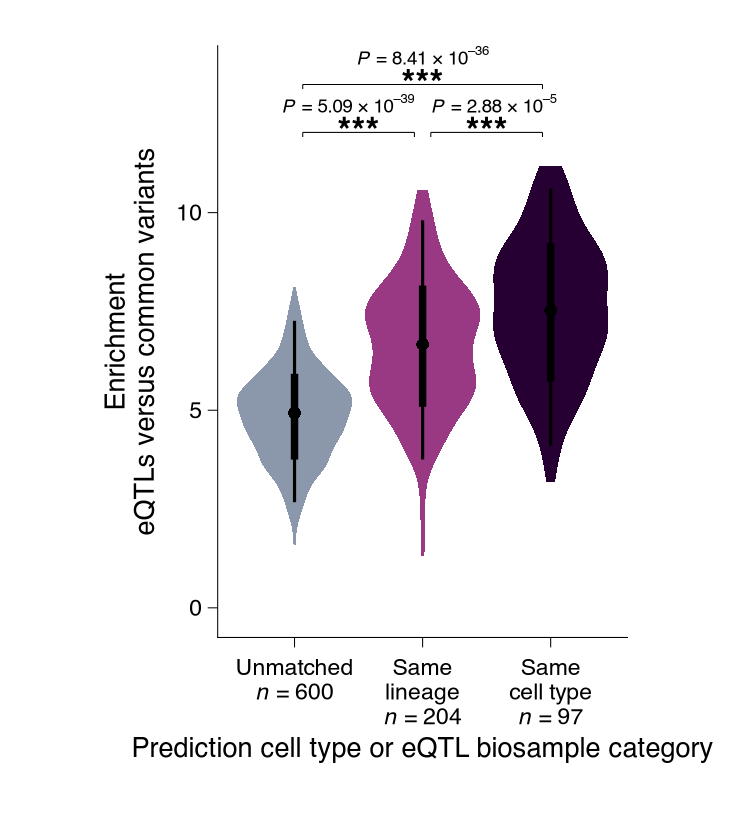

The R source for this figure:
# eQTL enrichment by prediction cell type category, in the style of scE2G Fig. 5b:
# violins (no outline) + ggdist-style point-interval, Wilcoxon brackets, category/n label rows.
#   Rscript eqtl_violin.R   # -> eqtl_violin.{pdf,png}
suppressPackageStartupMessages({ library(ggplot2); library(dplyr); library(patchwork) })
source("R/theme_sce2g.R")
S <- sce2g$type$size_pt
txt <- function(size = S$tick_label) size / .pt

d <- read.csv("eqtl_enrichment.csv") %>%
  mutate(category = factor(category, c("unmatched", "same_lineage", "same_cell_type")))
cols <- c(unmatched = "#8B98AC", same_lineage = "#9A3983", same_cell_type = "#260032")
names_rows <- list(unmatched = "Unmatched", same_lineage = c("Same", "lineage"), same_cell_type = c("Same", "cell type"))
n <- table(d$category)

# --- stats: two-sided Wilcoxon rank-sum, plotmath labels with the exponent as a superscript ---
wt <- function(a, b) wilcox.test(d$enrichment[d$category == a], d$enrichment[d$category == b])$p.value
p_lab <- function(p) {
  if (p >= 1e-3) return(sprintf("italic(P)*' = %s'", signif(p, 3)))
  e <- floor(log10(p)); sprintf("italic(P)*' = %.2f × '*10^'–%d'", p / 10^e, -e)
}
stars <- function(p) if (p < 1e-3) "***" else if (p < 1e-2) "**" else if (p < 0.05) "*" else "NS"
cmp <- tibble(x1 = c(1, 2, 1), x2 = c(2, 3, 3), row = c(1, 1, 2)) %>%
  rowwise() %>% mutate(p = wt(levels(d$category)[x1], levels(d$category)[x2])) %>% ungroup() %>%
  group_by(row) %>% mutate(hj = if (n() == 1) 0.5 else ifelse(x1 == min(x1), 1, 0)) %>% ungroup()

# --- vertical layout in printed points, converted to data units (panel is 50.1 mm = 142 pt tall) ---
top <- max(d$enrichment)
y_max_axis <- ceiling(top / 5) * 5                        # tick every 5
# data units per printed pt: the panel (142 pt) holds 5 % padding below 0, the violins, and a 28.8 pt bracket stack
u <- (top + 0.05 * y_max_axis) / (142 - 8 - 11.5 - 4.8 - 4.5)
pt <- function(x) x * u
# bracket rows: first row 8 pt above the tallest violin, second 11.5 pt higher (paper uses 9.6, which lets the superscripts touch the bar above); P text baseline 4.8 pt above each bar
y_row <- top + pt(8) + (cmp$row - 1) * pt(11.5)
y_lim <- c(-0.05 * y_max_axis, max(y_row) + pt(4.8) + pt(4.5))

lab <- function(x, y, label, size = S$tick_label, ...) annotate("text", x = x, y = y, label = label, size = txt(size), family = sce2g_font, vjust = 0, ...)
row_y <- function(i) y_lim[1] - pt(9) - (i - 1) * pt(5.9)  # label rows under the axis, 5.9 pt apart

p <- ggplot(d, aes(category, enrichment)) +
  geom_violin(aes(fill = category), colour = NA, width = 0.9, scale = "width") +
  scale_fill_manual(values = cols, guide = "none") +
  stat_pointinterval_sce2g() +
  # brackets: 0.25 pt, 1.1 pt down-ticks; stars 8.5 pt below the bar, P 4.5 pt above
  lapply(seq_len(nrow(cmp)), function(i) list(
    annotate("segment", x = cmp$x1[i] + .064, xend = cmp$x2[i] - .064, y = y_row[i], yend = y_row[i], linewidth = pt_mm(sce2g$stroke_pt$bracket)),
    annotate("segment", x = c(cmp$x1[i] + .064, cmp$x2[i] - .064), xend = c(cmp$x1[i] + .064, cmp$x2[i] - .064),
             y = y_row[i], yend = y_row[i] - pt(1.1), linewidth = pt_mm(sce2g$stroke_pt$bracket)),
    lab((cmp$x1[i] + cmp$x2[i]) / 2, y_row[i] - pt(2.5), stars(cmp$p[i]), S$stars, fontface = "bold"),
    # P values: centred when a bracket has its row to itself; brackets sharing a row align their P outward from the shared category
    lab(c(cmp$x2[i] - .064, (cmp$x1[i] + cmp$x2[i]) / 2, cmp$x1[i] + .064)[3 - cmp$hj[i] * 2], y_row[i] + pt(4.8), p_lab(cmp$p[i]), S$annotation, parse = TRUE, hjust = cmp$hj[i]))) +
  # category labels as rows under the axis, italic n on the last line
  lapply(1:3, function(i) { r <- names_rows[[i]]; c(
    lapply(seq_along(r), function(j) lab(i, row_y(j), r[j])),
    list(lab(i, row_y(length(r) + 1), sprintf("italic(n)*' = %s'", format(n[[i]], big.mark = ",")), parse = TRUE))) }) +
  lab(2, row_y(4) - pt(2), "Prediction cell type or eQTL biosample category", S$axis_title) +
  scale_x_discrete(labels = NULL) + scale_y_continuous(breaks = seq(0, y_max_axis, 5)) +
  coord_cartesian(xlim = c(0.4, 3.6), ylim = y_lim, expand = FALSE, clip = "off") +
  labs(x = NULL, y = "Enrichment\neQTLs versus common variants") +
  theme_sce2g() + theme(axis.text.x = element_blank(), plot.margin = margin(6, 4, 38, 4))

fig <- p + plot_layout(widths = unit(34.7, "mm"), heights = unit(50.1, "mm"))   # Fig. 5b panel size
save_panel(fig, "eqtl_violin.pdf", width_mm = 62, height_mm = 70)
save_panel(fig, "eqtl_violin.png", width_mm = 62, height_mm = 70)
print(cmp)
